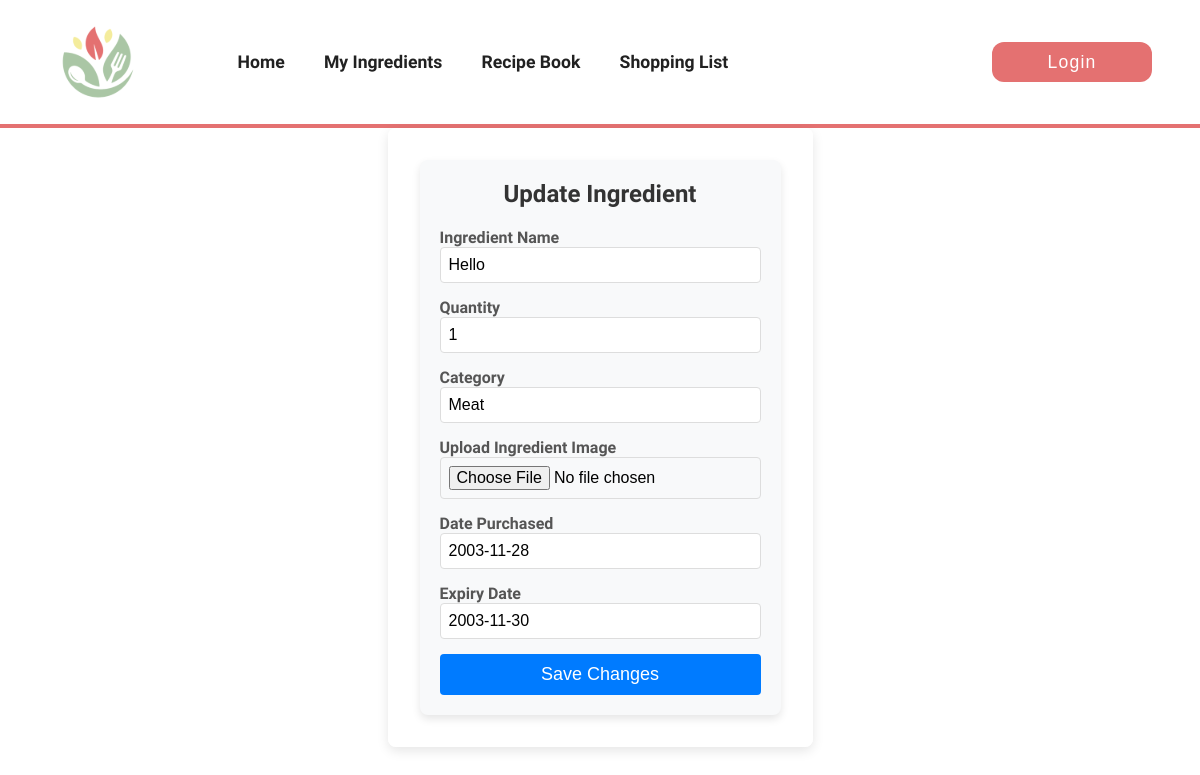
The app's page /ingredient/4/edit/ with its own data.
### apps/ingredient/models.py (models this page shows, shortened)
class Ingredient(models.Model):
    ingredient_id = models.AutoField(primary_key=True)
    name = models.CharField(max_length=100)
    quantity = models.IntegerField(default=1)  # Add this field for quantity
    category = models.CharField(max_length=100)
    image = models.ImageField(upload_to='ingredient/', null=True, blank=True)
    date_purchased = models.DateField(null=True, blank=True)  # Add this field for the purchase date
    expiry_date = models.DateField(null=True, blank=True)     # Add this field for expiry date

### apps/ingredient/views.py (the view)
# urls.py: path('<int:pk>/edit/', IngredientUpdateView.as_view(), name='ingredient-update'),
class IngredientUpdateView(UpdateView):
    model = Ingredient
    fields = ['name', 'quantity', 'category', 'image', 'date_purchased', 'expiry_date']
    template_name = 'ingredient_update_form.html'
    success_url = reverse_lazy('ingredient-list')

### apps/ingredient/templates/ingredient_update_form.html (shortened to what this page needs)
{% extends "base.html" %}
{% block content %}
<div class="container">
    <h2>Update Ingredient</h2>
    <form method="post" enctype="multipart/form-data">
        <div class="form-group">
            <label for="id_name">Ingredient Name</label>
            {{ form.name }}
        </div>
        <div class="form-group">
            <label for="id_quantity">Quantity</label>
            {{ form.quantity }}
        </div>
        <div class="form-group">
            <label for="id_category">Category</label>
            {{ form.category }}
        </div>
        <div class="form-group">
            <label for="id_image">Upload Ingredient Image</label>
            {{ form.image }}
        </div>
        <div class="form-group">
            <label for="id_date_purchased">Date Purchased</label>
            {{ form.date_purchased }}
        </div>
        <div class="form-group">
            <label for="id_expiry_date">Expiry Date</label>
            {{ form.expiry_date }}
        </div>
        <button type="submit" class="btn btn-primary">Save Changes</button>
    </form>
</div>
{% endblock %}

### static/css/style.css (style rules this page uses)
:root { --primary-coral: #e47171; --primary-peach: #f4c49c; --primary-lemon: #f3ef9b; --primary-sage: #aac6a5; --color-text-gray: #7c7b7b; }
* { padding: 0; margin: 0; box-sizing: border-box; }
html, body { width: 100%; height: 100%; margin: 0; padding: 0; box-sizing: border-box; }
body { min-height: 100vh; background-image: url("/static/img/doodle-bg.png"); background-size: cover; background-position: center; background-attachment: fixed; display: flex; flex-direction: column; }
.raleway { font-family: "Raleway", sans-serif; font-optical-sizing: auto; }

### apps/ingredient/templates/ingredient_update_form.html (style rules this page uses)
.container { max-width: 600px; margin: auto; padding: 20px; border-radius: 8px; background-color: #f8f9fa; box-shadow: 0px 4px 8px rgba(0, 0, 0, 0.1); }
.container h2 { text-align: center; margin-bottom: 20px; color: #333; }
.form-group { margin-bottom: 15px; }
.form-group label { display: block; font-weight: bold; color: #555; }
.form-group input, .form-group select, .form-group textarea { width: 100%; padding: 8px; font-size: 16px; border-radius: 4px; border: 1px solid #ddd; }
.btn-primary { width: 100%; padding: 10px; font-size: 18px; background-color: #007bff; border: none; color: white; border-radius: 4px; cursor: pointer; }

### records on screen
Ingredient: name "Hello", quantity "1", category "Meat", date_purchased "2003-11-28", expiry_date "2003-11-30"
